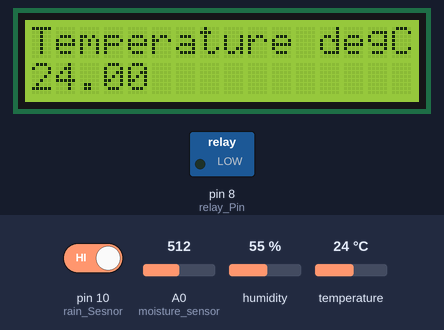
Recording of a sketch running on a simulated Arduino Uno, built with avr-gcc and run on an emulated ATmega328P. On the bench: 16×2 character LCD, switched loads named in the sketch (green lamp = pin HIGH). The inputs (shaded band) are chosen by the test bench; at power-on: pin 10 (rain_Sesnor) HIGH, A0 (moisture_sensor) = 512, humidity 55 %, temperature 24 °C. What the sketch prints to the serial monitor is not drawn.

Above: at 1.39 s.
1.4 s: pin 10 (rain_Sesnor) driven LOW
At 2.24 s:
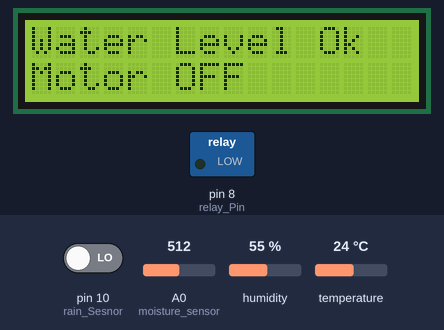
3.6 s: A0 (moisture_sensor) set to 0
At 4.6 s:
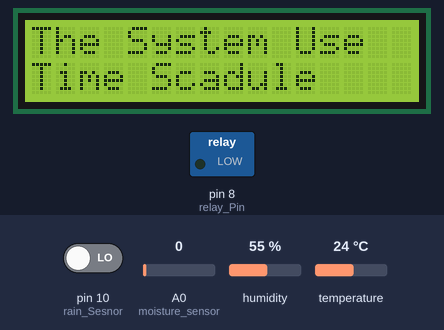
7.3 s: A0 (moisture_sensor) set to 710
At 8.6 s:
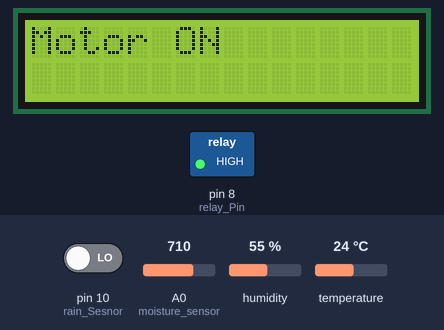
12.2 s: pin 10 (rain_Sesnor) driven HIGH
At 12.52 s:
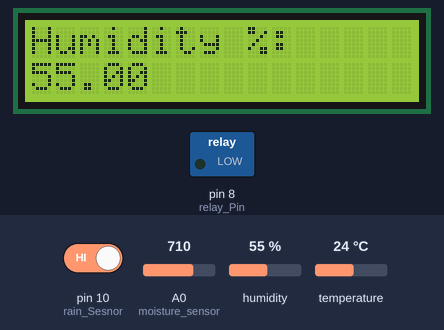
15.4 s: humidity set to 22 %
At 17.29 s:
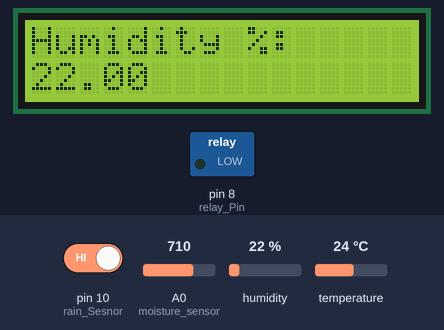
18.7 s: temperature set to 12 °C
At 19.51 s:
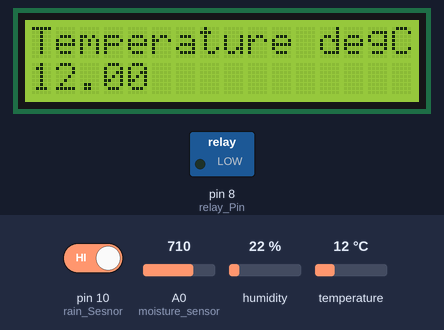
Timing chart, 0 to 21.7 s (numbered marks = the images above; inputs shaded):
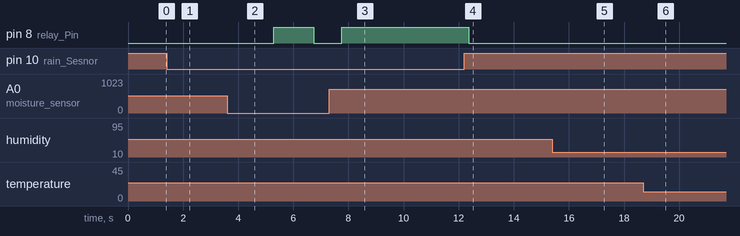

Measured:
- after the input at 1.4 s, the display: first differs from a run without the input after 0.26 s (image 1)
- after the input at 3.6 s, pin 8 (relay_Pin): LOW → HIGH after 1.7 s, → LOW 1.4 s later
- after the input at 7.3 s, pin 8 (relay_Pin): goes on until 7.8 s, then stays HIGH
- after the input at 12.2 s, pin 8 (relay_Pin): HIGH → LOW after 0.16 s; the display: first changes after 0.17 s (image 4 shows a later state)
- what the display in image 2 shows lasts 0.5 s, from 4.3 s to 4.8 s

The sketch:

Smart_Irrigation_System_Code.ino
```cpp
#include <LiquidCrystal.h>
#include "DHT.h"

LiquidCrystal lcd(2, 3, 4, 5, 6,7);
const int relay_Pin = 8;
const int DHT11_Sesnor = 9;
const int moisture_sensor = A0;
const int rain_Sesnor = 10;

#define DHTTYPE DHT11
int  moisture_sensor_value;
int rain_Sesnor_value;
float humudity_value,temprature_value;
DHT dht(DHT11_Sesnor, DHTTYPE);

void setup() {
  Serial.begin(9600);
  pinMode(relay_Pin, OUTPUT);
  pinMode(rain_Sesnor, INPUT);
  lcd.begin(16, 2);
  lcd.print("Smart Irrigation ");
  lcd.setCursor(0,2);
  lcd.print(" SYSTEM");
  digitalWrite(relay_Pin, LOW);
  dht.begin();
   delay(100);
}
void loop()
{

  readDTH11_Sesnor();
  moisture_level_detected();
  water_motor_start();
}


void readDTH11_Sesnor()
{

  // Reading temperature or humidity takes about 250 milliseconds!
  // Sensor readings may also be up to 2 seconds 'old' (its a very slow sensor)
  humudity_value = dht.readHumidity();
  // Read temperature as Celsius (the default)
  temprature_value = dht.readTemperature();

  // Check if any reads failed and exit early (to try again).
  if (isnan(humudity_value) || isnan(temprature_value)) {
    Serial.println(("Failed to read from DHT sensor!"));
    return;
  }

  Serial.print((" Humidity: "));
  Serial.print(humudity_value);
  Serial.print(("%"));
  lcd.clear();
  lcd.print("Humidity %: ");
  lcd.setCursor(0,2);
  lcd.print(humudity_value);
  Serial.print("\n");
  delay(100);
  Serial.print(("Temperature: "));
  Serial.print(temprature_value);
  Serial.print(("C "));
  lcd.clear();
  lcd.print("Temperature degCel");
  lcd.setCursor(0,2);
  lcd.print(temprature_value);
  Serial.print("\n");
  delay(100);
}

void moisture_level_detected()
{

  moisture_sensor_value = analogRead(moisture_sensor);
  Serial.println("Moisture Level : ");
  Serial.println(moisture_sensor_value);
  lcd.clear();
  lcd.print("Moisture Level :");
  lcd.setCursor(0,2);
  lcd.print(moisture_sensor_value);
  delay(100);
}

void water_motor_start()
{

 rain_Sesnor_value = digitalRead(rain_Sesnor);
 delay(100);
 if(rain_Sesnor_value == false)
 {
if(moisture_sensor_value != 0) {
  if(moisture_sensor_value > 700 )
    {
      digitalWrite(relay_Pin, HIGH);
      lcd.clear();
      lcd.print("Low water level");
      lcd.setCursor(0,2);
      lcd.print("Motor ON");
      delay(100);
    }
    else
    {
      digitalWrite(relay_Pin, LOW);
      lcd.clear();
      lcd.print("Water Level Ok");
      lcd.setCursor(0,2);
      lcd.print("Motor OFF");
      delay(100);
    }

}
else if(moisture_sensor_value == 0){
      digitalWrite(relay_Pin, LOW);
      lcd.clear();
      lcd.print("The System Use");
      lcd.setCursor(0,2);
      lcd.print("Time Scadule");
      delay(500);
      lcd.clear();
      lcd.print("Motor OFF");
      delay(500);
      digitalWrite(relay_Pin, HIGH);
      lcd.clear();
      lcd.print("The System Use");
      lcd.setCursor(0,2);
      lcd.print("Time Scadule");
      delay(500);
      lcd.clear();
      lcd.print("Motor ON");
      delay(500);

}

 }
 else
 {
      digitalWrite(relay_Pin, LOW);
      lcd.clear();
      lcd.print("Rain Detected");
      lcd.setCursor(0,2);
      lcd.print("Motor OFF");
  delay(100);
 }
}
```
